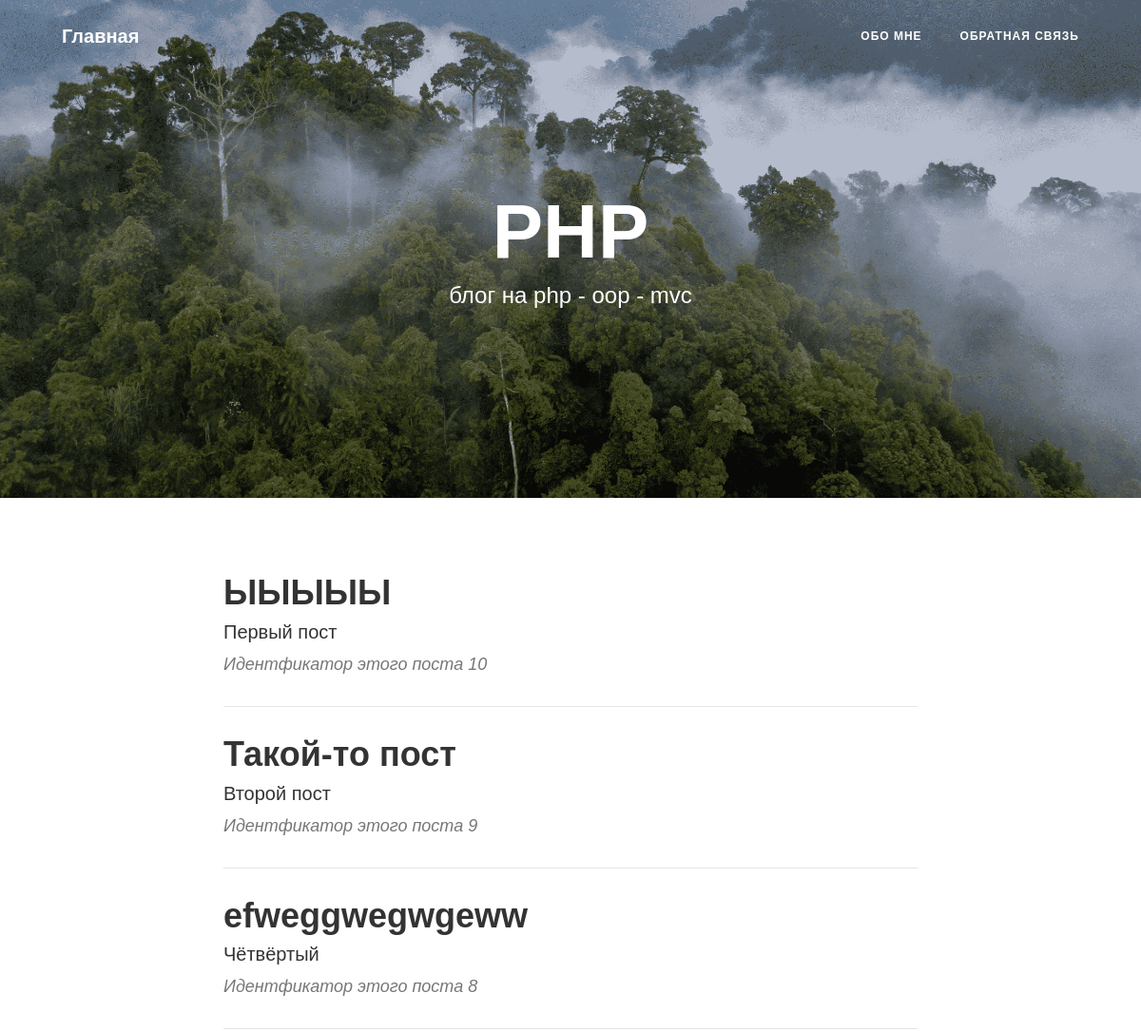
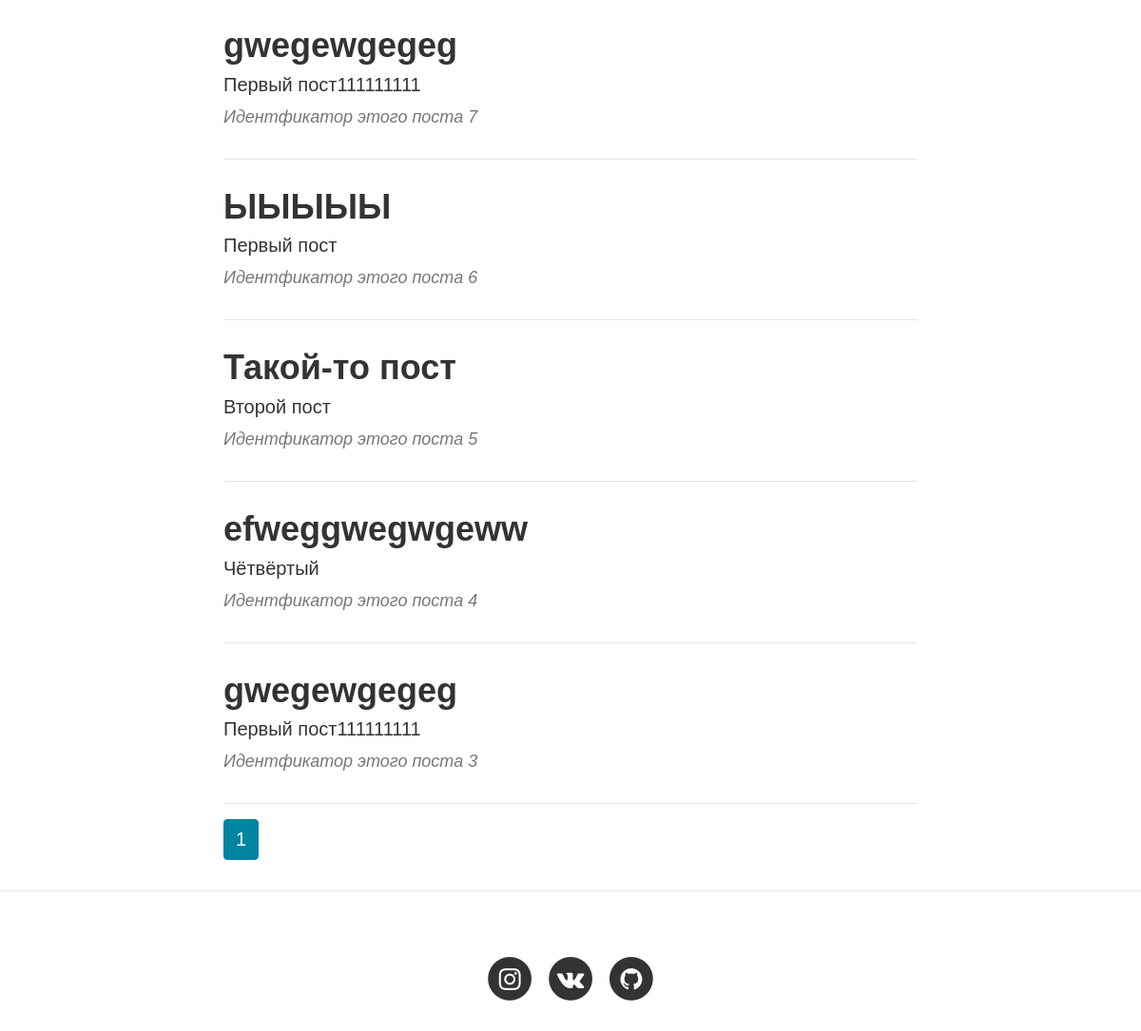
The page / on the database its author committed (2 pictures, top to bottom).
### tables this page shows
CREATE TABLE `posts` (
  `id` int(11) NOT NULL,
  `name` text NOT NULL,
  `description` text NOT NULL,
  `text` text NOT NULL
);

### index.php (called while the page is built, shortened)
<?php
spl_autoload_register(function($class) {
    $path = str_replace('\\', '/', $class.'.php');
});
$router = new Router;
$router->run();

### application/controllers/MainController.php (called while the page is built, shortened)
<?php
class MainController extends Controller {
	public function indexAction() {
		$pagination = new Pagination($this->route, $this->model->postsCount());
		$vars = [
			'pagination' => $pagination->get(),
			'list' => $this->model->postsList($this->route),
		];
		$this->view->render('Главная страница', $vars);
	}
}

### application/lib/Db.php (called while the page is built, shortened)
<?php
class Db {
	protected $db;
	public function __construct() {
		$config = require 'application/config/db.php';
		$this->db = new PDO('mysql:host='.$config['host'].';dbname='.$config['db_name'].'', $config['db_user'], $config['password']);
	}
	public function query($sql, $params = []) {
		$stmt = $this->db->prepare($sql);
		if (!empty($params)) {
			foreach ($params as $key => $val) {
				if (is_int($val)) {
					$type = PDO::PARAM_INT;
				} else {
					$type = PDO::PARAM_STR;
				}
				$stmt->bindValue(':'.$key, $val, $type);
			}
		}
		$stmt->execute();
		return $stmt;
	}
	public function row($sql, $params = []) {
		$result = $this->query($sql, $params);
		return $result->fetchAll(PDO::FETCH_ASSOC);
	}
	public function column($sql, $params = []) {
		$result = $this->query($sql, $params);
		return $result->fetchColumn();
	}
}

### application/config/db.php (called while the page is built)
<?php
return [
	'host' => 'localhost',
	'db_name' => 'test1',
	'db_user' => 'root',
	'password' => '',
];

### application/models/Main.php (called while the page is built, shortened)
<?php
class Main extends Model {
	public function postsCount() {
		return $this->db->column('SELECT COUNT(id) FROM posts');
	}
	public function postsList($route) {
		$params = [
		 'max' => 10,
		 'start' => 2,
		];
		return $this->db->row('SELECT * FROM posts ORDER BY id DESC LIMIT :start, :max', $params);
	}
}

### application/core/Controller.php (called while the page is built, shortened)
<?php
abstract class Controller {
	public function __construct($route) {
		$this->route = $route;
		$this->model = $this->loadModel($route['controller']);
	}
	public function loadModel($name) {
		$path = 'application\models\\'.ucfirst($name);
		if (class_exists($path)) {
			return new $path;
		}
	}
}

### application/core/Model.php (called while the page is built, shortened)
<?php
abstract class Model {
	public function __construct() {
		$this->db = new Db;
	}
}

### application/views/main/index.php (the view)
<header class="masthead" style="background-image: url('/public/images/home-bg.jpg')">
    <div class="container">
        <div class="row">
            <div class="col-lg-8 col-md-10 mx-auto">
                <div class="site-heading">
                    <h1>PHP</h1>
                    <span class="subheading">блог на php - oop - mvc</span>
                </div>
            </div>
        </div>
    </div>
</header>
<div class="container">
    <div class="row">
        <div class="col-lg-8 col-md-10 mx-auto">
            <?php if (empty($list)): ?>
                <p>Список постов пуст</p>
            <?php else: ?>
                <?php foreach ($list as $val): ?>
                    <div class="post-preview">
                        <a href="/post/<?php echo $val['id']; ?>">
                            <h2 class="post-title"><?php echo htmlspecialchars($val['name'], ENT_QUOTES); ?></h2>
                            <h5 class="post-subtitle"><?php echo htmlspecialchars($val['description'], ENT_QUOTES); ?></h5>
                        </a>
                        <p class="post-meta">Идентфикатор этого поста <?php echo $val['id']; ?></p>
                    </div>
                    <hr>
                <?php endforeach; ?>
                <div class="clearfix">
                    <?php echo $pagination; ?>
                </div>
            <?php endif; ?>
        </div>
    </div>
</div>

### application/core/Router.php (shortened to what this page needs)
<?php
class Router {
    protected $routes = [];
    protected $params = [];
    public function add($route, $params) {
        $route = preg_replace('/{([a-z]+):([^\}]+)}/', '(?P<\1>\2)', $route);
        $route = '#^'.$route.'$#';
        $this->routes[$route] = $params;
    }
    public function match() {
        $url = trim($_SERVER['REQUEST_URI'], '/');
        foreach ($this->routes as $route => $params) {
            if (preg_match($route, $url, $matches)) {
                $this->params = $params;
                return true;
            }
        }
        return false;
    }
    public function run(){
        if ($this->match()) {
            $path = 'application\controllers\\'.ucfirst($this->params['controller']).'Controller';
            if (class_exists($path)) {
                $action = $this->params['action'].'Action';
                if (method_exists($path, $action)) {
                    $controller = new $path($this->params);
                    $controller->$action();
                } else {
                    View::errorCode(404);
                }
            } else {
                View::errorCode(404);
            }
        } else {
            View::errorCode(404);
        }
    }
}

### application/lib/Pagination.php (shortened to what this page needs)
<?php
class Pagination {
    private $max = 10;
    private $route;
    private $current_page;
    private $total;
    private $limit;
    public function __construct($route, $total, $limit = 10) {
        $this->route = $route;
        $this->total = $total;
        $this->limit = $limit;
        $this->amount = $this->amount();
    }
    public function get() {
        $links = null;
        $limits = $this->limits();
        $html = '<nav><ul class="pagination">';
        for ($page = $limits[0]; $page <= $limits[1]; $page++) {
            if ($page == $this->current_page) {
                $links .= '<li class="page-item active"><span class="page-link">'.$page.'</span></li>';
            } else {
                $links .= $this->generateHtml($page);
            }
        }
        $html .= $links.' </ul></nav>';
        return $html;
    }
    private function limits() {
        $left = $this->current_page - round($this->max / 2);
        $start = $left > 0 ? $left : 1;
        if ($start + $this->max <= $this->amount) {
            $end = $start > 1 ? $start + $this->max : $this->max;
        }
        else {
            $end = $this->amount;
            $start = $this->amount - $this->max > 0 ? $this->amount - $this->max : 1;
        }
        return array($start, $end);
    }
    private function setCurrentPage() {
        if (isset($this->route['page'])) {
            $currentPage = $this->route['page'];
        } else {
            $currentPage = 1;
        }
        $this->current_page = $currentPage;
    }
    private function amount() {
        return ceil($this->total / $this->limit);
    }
}

### application/core/View.php (shortened to what this page needs)
<?php
class View {
	public $path;
	public $layout = 'default';
	public function __construct($route) {
		$this->path = $route['controller'].'/'.$route['action'];
	}
	public function render($title, $vars = []) {
		$path = 'application/views/'.$this->path.'.php';
		if (file_exists($path)) {
			require $path;
			$content = ob_get_clean();
			require 'application/views/layouts/'.$this->layout.'.php';
		}
	}
}

### application/views/layouts/default.php (shortened to what this page needs)
<!DOCTYPE html>
<html lang="en">
    <head>
        <link href="/public/styles/bootstrap.css" rel="stylesheet">
        <link href="/public/styles/main.css" rel="stylesheet">
        <link href="/public/styles/font-awesome.css" rel="stylesheet">
    </head>
    <body>
        <nav class="navbar navbar-expand-lg navbar-light fixed-top" id="mainNav">
            <div class="container">
                <a class="navbar-brand" href="/">Главная</a>
                <div class="collapse navbar-collapse" id="navbarResponsive">
                    <ul class="navbar-nav ml-auto">
                        <li class="nav-item">
                            <a class="nav-link" href="/about">Обо мне</a>
                        </li>
                        <li class="nav-item">
                            <a class="nav-link" href="/contact">Обратная связь</a>
                        </li>
                    </ul>
                </div>
            </div>
        </nav>
        <?php echo $content; ?>
        <hr>
        <footer>
            <div class="container">
                <div class="row">
                    <div class="col-lg-8 col-md-10 mx-auto">
                        <ul class="list-inline text-center">
                            <li class="list-inline-item">
                                <a href="https://www.instagram.com/klimraykov/">
                                    <span class="fa-stack fa-lg">
                                        <i class="fa fa-circle fa-stack-2x"></i>
                                        <i class="fa fa-instagram fa-stack-1x fa-inverse"></i>
                                    </span>
                                </a>
                            </li>
                            <li class="list-inline-item">
                                <a href="https://vk.com/klimraykov">
                                    <span class="fa-stack fa-lg">
                                        <i class="fa fa-circle fa-stack-2x"></i>
                                        <i class="fa fa-vk fa-stack-1x fa-inverse"></i>
                                    </span>
                                </a>
                            </li>
                            <li class="list-inline-item">
                                <a href="https://github.com/EMWD">
                                    <span class="fa-stack fa-lg">
                                        <i class="fa fa-circle fa-stack-2x"></i>
                                        <i class="fa fa-github fa-stack-1x fa-inverse"></i>
                                    </span>
                                </a>
                            </li>
                        </ul>
                    </div>
                </div>
            </div>
        </footer>
    </body>
</html>

### public/styles/main.css (style rules this page uses)
body { font-size:20px;color:#333;font-family:Arial,serif }
p { line-height:1.5;margin:30px 0 }
h1,h2,h3,h4,h5,h6 { font-weight:800;font-family:Arial,sans-serif }
a { color:#333;-webkit-transition:all .2s;-moz-transition:all .2s;transition:all .2s }
body { -webkit-tap-highlight-color:#0085a1 }
#mainNav { position:absolute;border-bottom:1px solid #eee;background-color:#fff;font-family:Arial,sans-serif }
#mainNav .navbar-brand { font-weight:800;color:#777 }
#mainNav .navbar-nav>li.nav-item>a { font-size:12px;font-weight:800;letter-spacing:1px;text-transform:uppercase }
@media only screen and (min-width:992px) { #mainNav { border-bottom:1px solid transparent;background:0 0 } }
@media only screen and (min-width:992px) { #mainNav .navbar-brand { padding:15px 20px;color:#fff } }
@media only screen and (min-width:992px) { #mainNav .navbar-nav>li.nav-item>a { padding:15px 20px;color:#fff } }
@media only screen and (min-width:1170px) { #mainNav { -webkit-transition:background-color .2s;-moz-transition:background-color .2s;transition:background-color .2s;-webkit-transform:translate3d(0,0,0);-moz-transform:translate3d(0,0,0);-ms-transform:translate3d(0,0,0);-o-transform:translate3d(0,0,0);transform:translate3d(0,0,0);-webkit-backface-visibility:hidden } }
header.masthead { margin-bottom:50px;background:no-repeat center center;background-color:#777;background-attachment:scroll;-webkit-background-size:cover;-moz-background-size:cover;-o-background-size:cover;background-size:cover }
header.masthead .page-heading,header.masthead .post-heading,header.masthead .site-heading { padding:200px 0 150px;color:#fff }
@media only screen and (min-width:768px) { header.masthead .page-heading,header.masthead .post-heading,header.masthead .site-heading { padding:200px 0 } }
header.masthead .page-heading,header.masthead .site-heading { text-align:center }
header.masthead .page-heading h1,header.masthead .site-heading h1 { font-size:50px;margin-top:0 }
header.masthead .page-heading .subheading,header.masthead .site-heading .subheading { font-size:24px;font-weight:300;line-height:1.1;display:block;margin:10px 0 0;font-family:Arial,sans-serif }
@media only screen and (min-width:768px) { header.masthead .page-heading h1,header.masthead .site-heading h1 { font-size:80px } }
.post-preview>a { color:#333 }
.post-preview>a>.post-title { font-size:30px;margin-top:30px;margin-bottom:10px }
.post-preview>a>.post-subtitle { font-weight:300;margin:0 0 10px }
.post-preview>.post-meta { font-size:18px;font-style:italic;margin-top:0;color:#777 }
@media only screen and (min-width:768px) { .post-preview>a>.post-title { font-size:36px } }
footer { padding:50px 0 65px }
footer .list-inline { margin:0;padding:0 }
.page-link, .page-link:hover { color:#000; }
.page-item.active .page-link { background: #0085A1; border-color: #0085A1 }

### rows shown on the page
posts: name "ЫЫЫЫЫ", description "Первый пост", id "10"
posts: name "Такой-то пост", description "Второй пост", id "9"
posts: name "efweggwegwgeww", description "Чётвёртый", id "8"
posts: name "gwegewgegeg", description "Первый пост111111111", id "7"
posts: name "ЫЫЫЫЫ", description "Первый пост", id "6"
posts: name "Такой-то пост", description "Второй пост", id "5"
posts: name "efweggwegwgeww", description "Чётвёртый", id "4"
posts: name "gwegewgegeg", description "Первый пост111111111", id "3"
